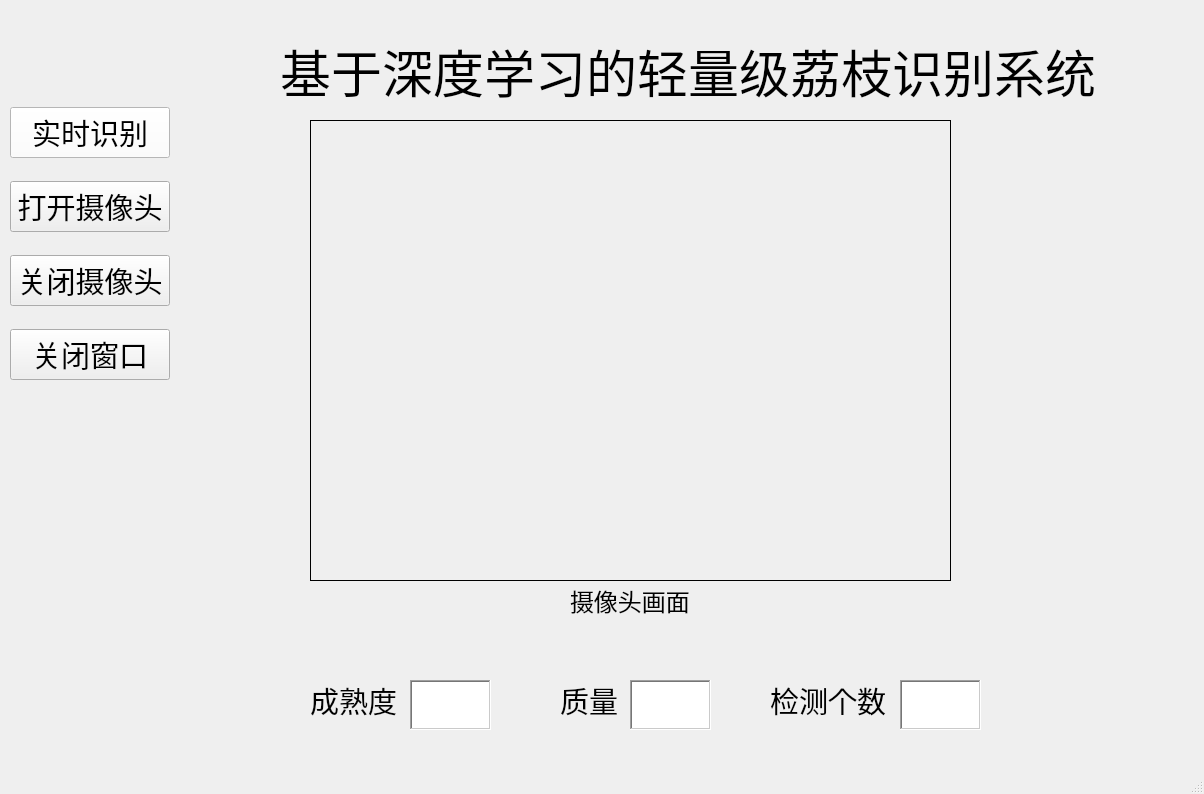
<?xml version="1.0" encoding="UTF-8"?>
<ui version="4.0">
 <class>MainWindow</class>
 <widget class="QMainWindow" name="MainWindow">
  <property name="geometry">
   <rect>
    <x>0</x>
    <y>0</y>
    <width>1204</width>
    <height>794</height>
   </rect>
  </property>
  <property name="windowTitle">
   <string>MainWindow</string>
  </property>
  <widget class="QWidget" name="centralwidget">
   <widget class="QLabel" name="label">
    <property name="geometry">
     <rect>
      <x>310</x>
      <y>120</y>
      <width>641</width>
      <height>461</height>
     </rect>
    </property>
    <property name="frameShape">
     <enum>QFrame::Box</enum>
    </property>
    <property name="text">
     <string/>
    </property>
   </widget>
   <widget class="QLabel" name="label_2">
    <property name="geometry">
     <rect>
      <x>570</x>
      <y>580</y>
      <width>121</width>
      <height>41</height>
     </rect>
    </property>
    <property name="font">
     <font>
      <pointsize>18</pointsize>
     </font>
    </property>
    <property name="text">
     <string>摄像头画面</string>
    </property>
   </widget>
   <widget class="QLabel" name="label_3">
    <property name="geometry">
     <rect>
      <x>310</x>
      <y>680</y>
      <width>91</width>
      <height>41</height>
     </rect>
    </property>
    <property name="font">
     <font>
      <pointsize>22</pointsize>
     </font>
    </property>
    <property name="text">
     <string>成熟度</string>
    </property>
   </widget>
   <widget class="QLabel" name="label_4">
    <property name="geometry">
     <rect>
      <x>560</x>
      <y>680</y>
      <width>61</width>
      <height>41</height>
     </rect>
    </property>
    <property name="font">
     <font>
      <pointsize>22</pointsize>
     </font>
    </property>
    <property name="text">
     <string>质量</string>
    </property>
   </widget>
   <widget class="QLabel" name="label_5">
    <property name="geometry">
     <rect>
      <x>770</x>
      <y>680</y>
      <width>121</width>
      <height>41</height>
     </rect>
    </property>
    <property name="font">
     <font>
      <pointsize>22</pointsize>
     </font>
    </property>
    <property name="text">
     <string>检测个数</string>
    </property>
   </widget>
   <widget class="QTextBrowser" name="textBrowser">
    <property name="geometry">
     <rect>
      <x>900</x>
      <y>680</y>
      <width>81</width>
      <height>50</height>
     </rect>
    </property>
    <property name="font">
     <font>
      <pointsize>18</pointsize>
     </font>
    </property>
    <property name="frameShape">
     <enum>QFrame::WinPanel</enum>
    </property>
   </widget>
   <widget class="QTextBrowser" name="textBrowser_2">
    <property name="geometry">
     <rect>
      <x>630</x>
      <y>680</y>
      <width>81</width>
      <height>50</height>
     </rect>
    </property>
    <property name="font">
     <font>
      <pointsize>18</pointsize>
     </font>
    </property>
    <property name="frameShape">
     <enum>QFrame::WinPanel</enum>
    </property>
   </widget>
   <widget class="QTextBrowser" name="textBrowser_3">
    <property name="geometry">
     <rect>
      <x>410</x>
      <y>680</y>
      <width>81</width>
      <height>50</height>
     </rect>
    </property>
    <property name="font">
     <font>
      <pointsize>18</pointsize>
     </font>
    </property>
    <property name="frameShape">
     <enum>QFrame::WinPanel</enum>
    </property>
    <property name="textInteractionFlags">
     <set>Qt::TextBrowserInteraction</set>
    </property>
   </widget>
   <widget class="QWidget" name="layoutWidget">
    <property name="geometry">
     <rect>
      <x>10</x>
      <y>90</y>
      <width>160</width>
      <height>311</height>
     </rect>
    </property>
    <layout class="QVBoxLayout" name="verticalLayout">
     <item>
      <widget class="QPushButton" name="pushButton_4">
       <property name="font">
        <font>
         <family>SimSun-ExtB</family>
         <pointsize>22</pointsize>
        </font>
       </property>
       <property name="styleSheet">
        <string notr="true">background-color: rgb(255, 255, 255);</string>
       </property>
       <property name="text">
        <string>实时识别</string>
       </property>
      </widget>
     </item>
     <item>
      <widget class="QPushButton" name="pushButton">
       <property name="font">
        <font>
         <pointsize>22</pointsize>
        </font>
       </property>
       <property name="text">
        <string>打开摄像头</string>
       </property>
      </widget>
     </item>
     <item>
      <widget class="QPushButton" name="pushButton_2">
       <property name="font">
        <font>
         <pointsize>22</pointsize>
        </font>
       </property>
       <property name="text">
        <string>关闭摄像头</string>
       </property>
      </widget>
     </item>
     <item>
      <widget class="QPushButton" name="pushButton_3">
       <property name="font">
        <font>
         <pointsize>22</pointsize>
        </font>
       </property>
       <property name="text">
        <string>关闭窗口</string>
       </property>
      </widget>
     </item>
    </layout>
   </widget>
   <widget class="QLabel" name="label_6">
    <property name="geometry">
     <rect>
      <x>280</x>
      <y>40</y>
      <width>821</width>
      <height>61</height>
     </rect>
    </property>
    <property name="font">
     <font>
      <pointsize>38</pointsize>
     </font>
    </property>
    <property name="text">
     <string>基于深度学习的轻量级荔枝识别系统</string>
    </property>
   </widget>
   <widget class="QLabel" name="label_7">
    <property name="geometry">
     <rect>
      <x>230</x>
      <y>630</y>
      <width>841</width>
      <height>41</height>
     </rect>
    </property>
    <property name="text">
     <string/>
    </property>
   </widget>
  </widget>
  <widget class="QMenuBar" name="menubar">
   <property name="geometry">
    <rect>
     <x>0</x>
     <y>0</y>
     <width>1204</width>
     <height>23</height>
    </rect>
   </property>
  </widget>
  <widget class="QStatusBar" name="statusbar"/>
 </widget>
 <resources/>
 <connections/>
</ui>
